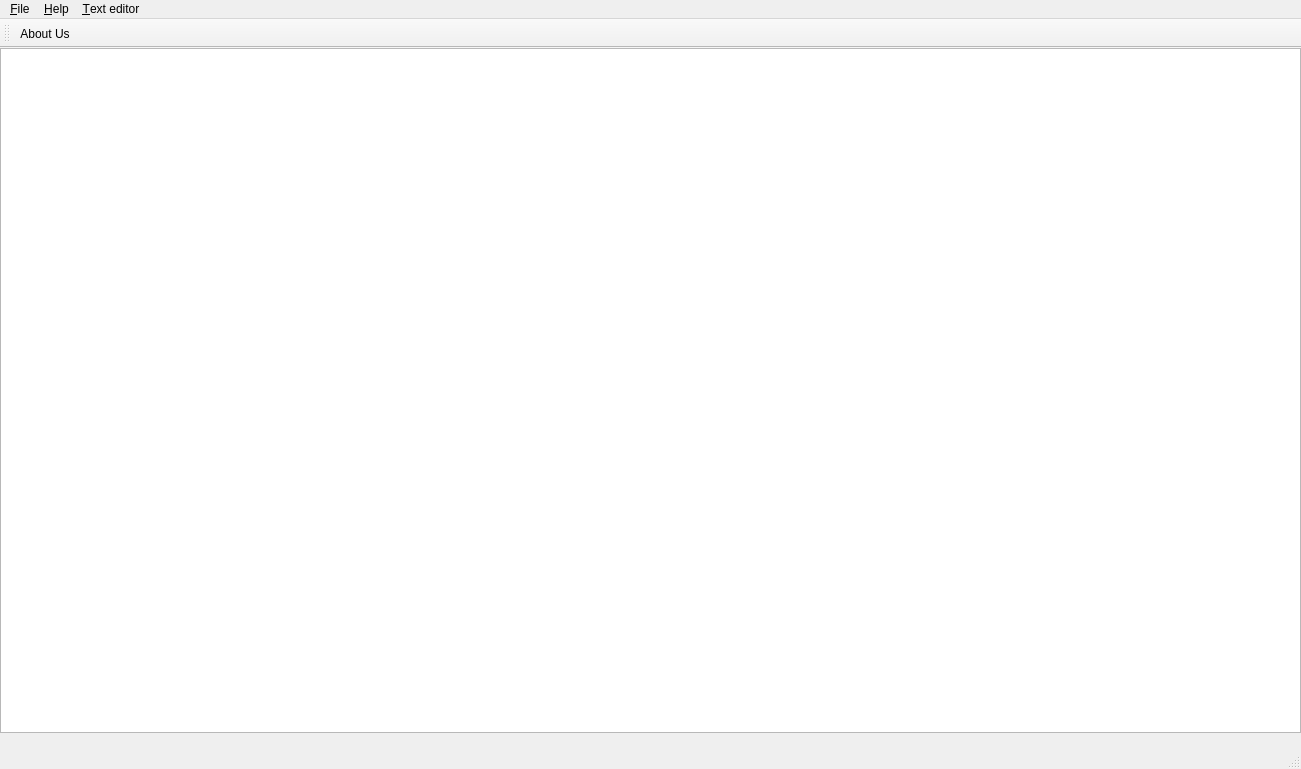
<?xml version="1.0" encoding="UTF-8"?>
<ui version="4.0">
 <class>MainWindow</class>
 <widget class="QMainWindow" name="MainWindow">
  <property name="geometry">
   <rect>
    <x>0</x>
    <y>0</y>
    <width>1301</width>
    <height>769</height>
   </rect>
  </property>
  <property name="windowTitle">
   <string>IDE by BHL-Studio</string>
  </property>
  <property name="styleSheet">
   <string notr="true">background-image: url(:/mainWidget/res/default_background.jpg);</string>
  </property>
  <widget class="QWidget" name="centralWidget">
   <widget class="QPlainTextEdit" name="plainTextEdit">
    <property name="geometry">
     <rect>
      <x>0</x>
      <y>0</y>
      <width>1301</width>
      <height>685</height>
     </rect>
    </property>
    <property name="styleSheet">
     <string notr="true">color: rgb(56, 75, 64);</string>
    </property>
   </widget>
  </widget>
  <widget class="QMenuBar" name="menuBar">
   <property name="geometry">
    <rect>
     <x>0</x>
     <y>0</y>
     <width>1301</width>
     <height>25</height>
    </rect>
   </property>
   <widget class="QMenu" name="menu_File">
    <property name="title">
     <string>&amp;File</string>
    </property>
   </widget>
   <widget class="QMenu" name="menu_Help">
    <property name="title">
     <string>&amp;Help</string>
    </property>
    <addaction name="actionAboutUs_2"/>
    <addaction name="actionAboutQt"/>
   </widget>
   <widget class="QMenu" name="menuText_editor">
    <property name="title">
     <string>&amp;Text editor</string>
    </property>
    <addaction name="actionChangeTextFont"/>
   </widget>
   <addaction name="menu_File"/>
   <addaction name="menu_Help"/>
   <addaction name="menuText_editor"/>
  </widget>
  <widget class="QToolBar" name="toolBar">
   <attribute name="toolBarArea">
    <enum>TopToolBarArea</enum>
   </attribute>
   <attribute name="toolBarBreak">
    <bool>false</bool>
   </attribute>
   <addaction name="actionAboutUs"/>
  </widget>
  <widget class="QStatusBar" name="statusBar"/>
  <action name="actionTest">
   <property name="text">
    <string>test</string>
   </property>
  </action>
  <action name="actionTest_2">
   <property name="text">
    <string>test</string>
   </property>
  </action>
  <action name="actionAbout_Qt">
   <property name="icon">
    <iconset theme="info"/>
   </property>
   <property name="text">
    <string>About Us</string>
   </property>
  </action>
  <action name="actionAboutQt">
   <property name="icon">
    <iconset theme="info"/>
   </property>
   <property name="text">
    <string>About Qt</string>
   </property>
   <property name="whatsThis">
    <string>Information about qt</string>
   </property>
  </action>
  <action name="actionAboutUs">
   <property name="icon">
    <iconset theme="info"/>
   </property>
   <property name="text">
    <string>About Us</string>
   </property>
   <property name="whatsThis">
    <string>Information about us</string>
   </property>
  </action>
  <action name="actionAboutUs_2">
   <property name="icon">
    <iconset theme="info"/>
   </property>
   <property name="text">
    <string>About Us (BHL-Studio)</string>
   </property>
   <property name="whatsThis">
    <string>Information about Us</string>
   </property>
  </action>
  <action name="actionChangeTextFont">
   <property name="text">
    <string>Change text font</string>
   </property>
  </action>
 </widget>
 <layoutdefault spacing="6" margin="11"/>
 <resources/>
 <connections/>
</ui>
